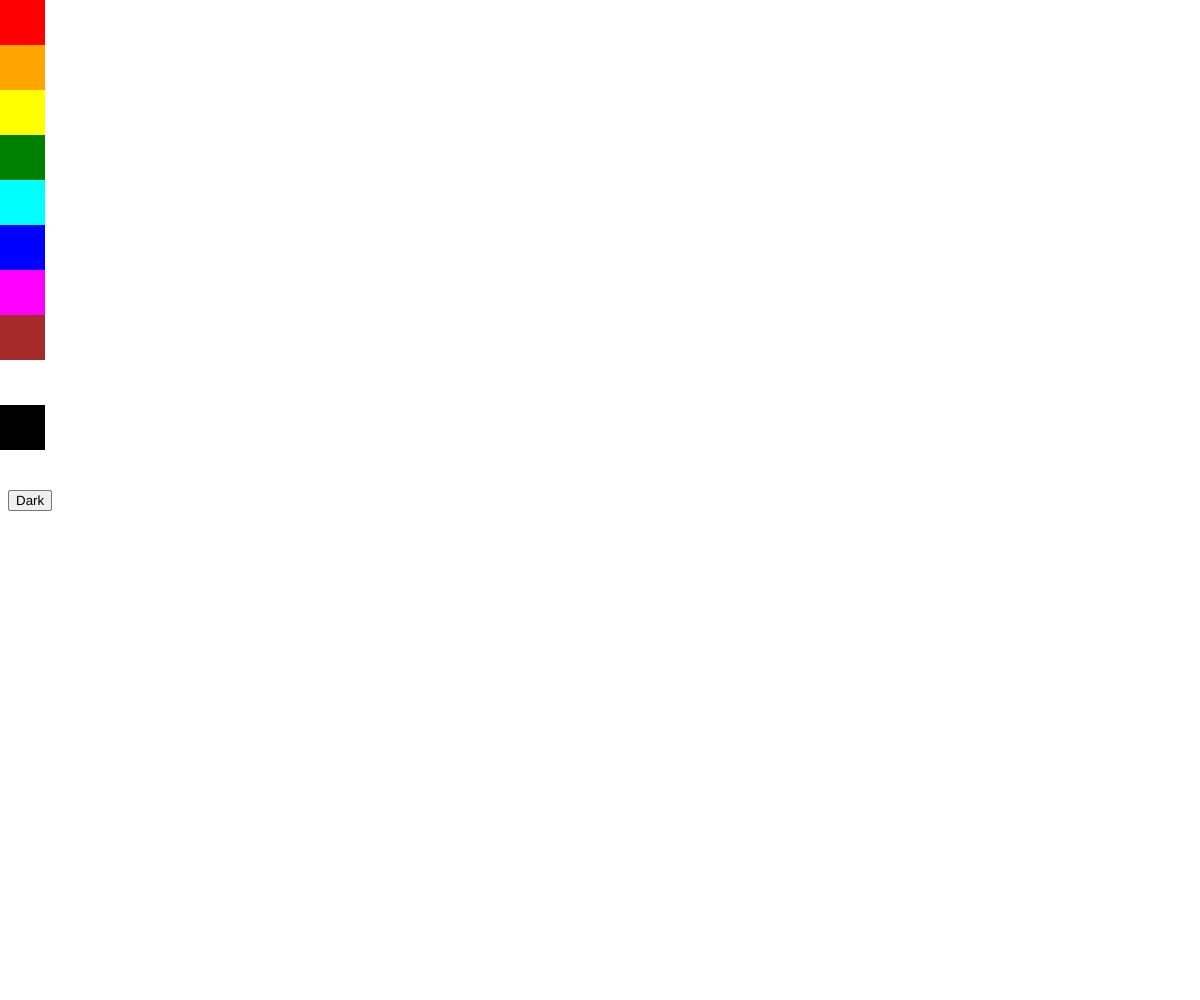
Frame 1 (no input)
Frame 60 (no input): identical to frame 1, image omitted
Frame 120 (the mouse pressed at the canvas centre since frame 60): identical to frame 1, image omitted

The p5.js sketch that drew this single still picture (run headless with seeded random() and noise() and a simulated clock; from frame 60 on, the mouse is pressed at the canvas centre):

// p5.js sketch
// ── sketch.js
var button;
var colorPalette = ["red", "orange", "yellow", "green", "cyan", "blue", "magenta", "brown", "white", "black"];
var darkMode = false;
var paintColor;

function setup() {
    createCanvas(windowWidth, windowHeight);
    background(255);
}


function draw() {
    if (paintColor != null && mouseIsPressed) {
        strokeWeight(10);
        stroke(paintColor);
        line(mouseX, mouseY, pmouseX, pmouseY);
    }
    createPalette();
}

function mousePressed() {
    if (mouseX <= 45) {
        if (mouseY <= 45) {
            paintColor = colorPalette[0];
        }
        else if (mouseY <= 90) {
            paintColor = colorPalette[1];
        }
        else if (mouseY <= 135) {
            paintColor = colorPalette[2];
        }
        else if (mouseY <= 180) {
            paintColor = colorPalette[3];
        }
        else if (mouseY <= 225) {
            paintColor = colorPalette[4];
        }
        else if (mouseY <= 270) {
            paintColor = colorPalette[5];
        }
        else if (mouseY <= 315) {
            paintColor = colorPalette[6];
        }
        else if (mouseY <= 360) {
            paintColor = colorPalette[7];
        }
        else if (mouseY <= 405) {
            paintColor = colorPalette[8];
        }
        else if (mouseY <= 450) {
            paintColor = colorPalette[9];
        }
    }
    else {
        draw();
    }
}

//creates the palette with a button
function createPalette() {
    for (let i = 0; i < colorPalette.length; i++) {
        noStroke();
        fill(colorPalette[i]);
        rect(0, (45 * i), 45, 45);
        //palettes.push(new Palette(0, (32 * i), colorPalette[i]));
        button = createButton('Dark');
        button.position(8, 490);
        button.mousePressed(toggleDarkMode);
    }
}

//turns on/off dark mode canvas
function toggleDarkMode() {
    if (!darkMode) {
        background(0);
        button.html('Dark');
        darkMode = true;
    }
    else {
        background(255);
        button.html('Light');
        darkMode = false;
    }
}
